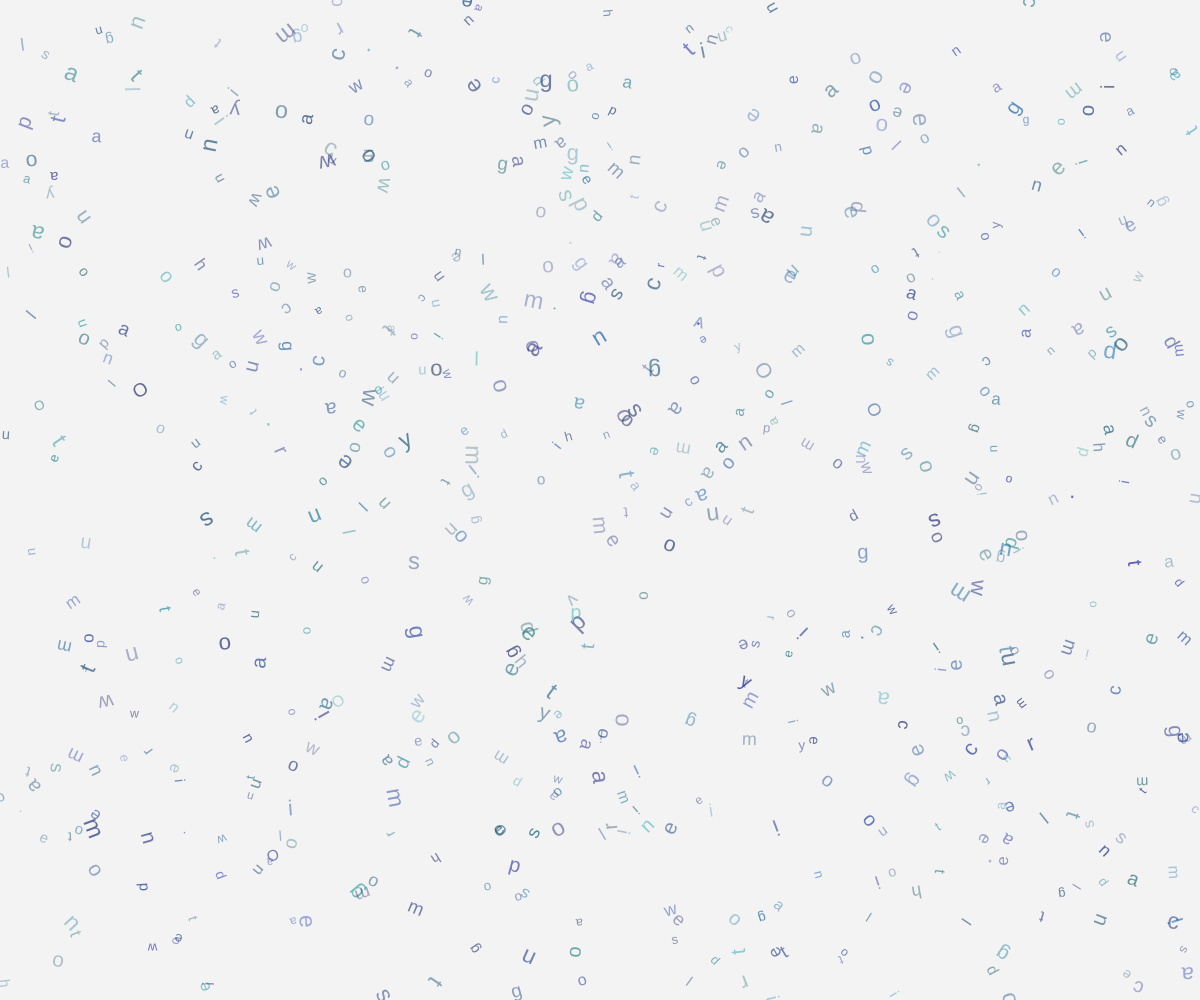
Frame 1 (no input)
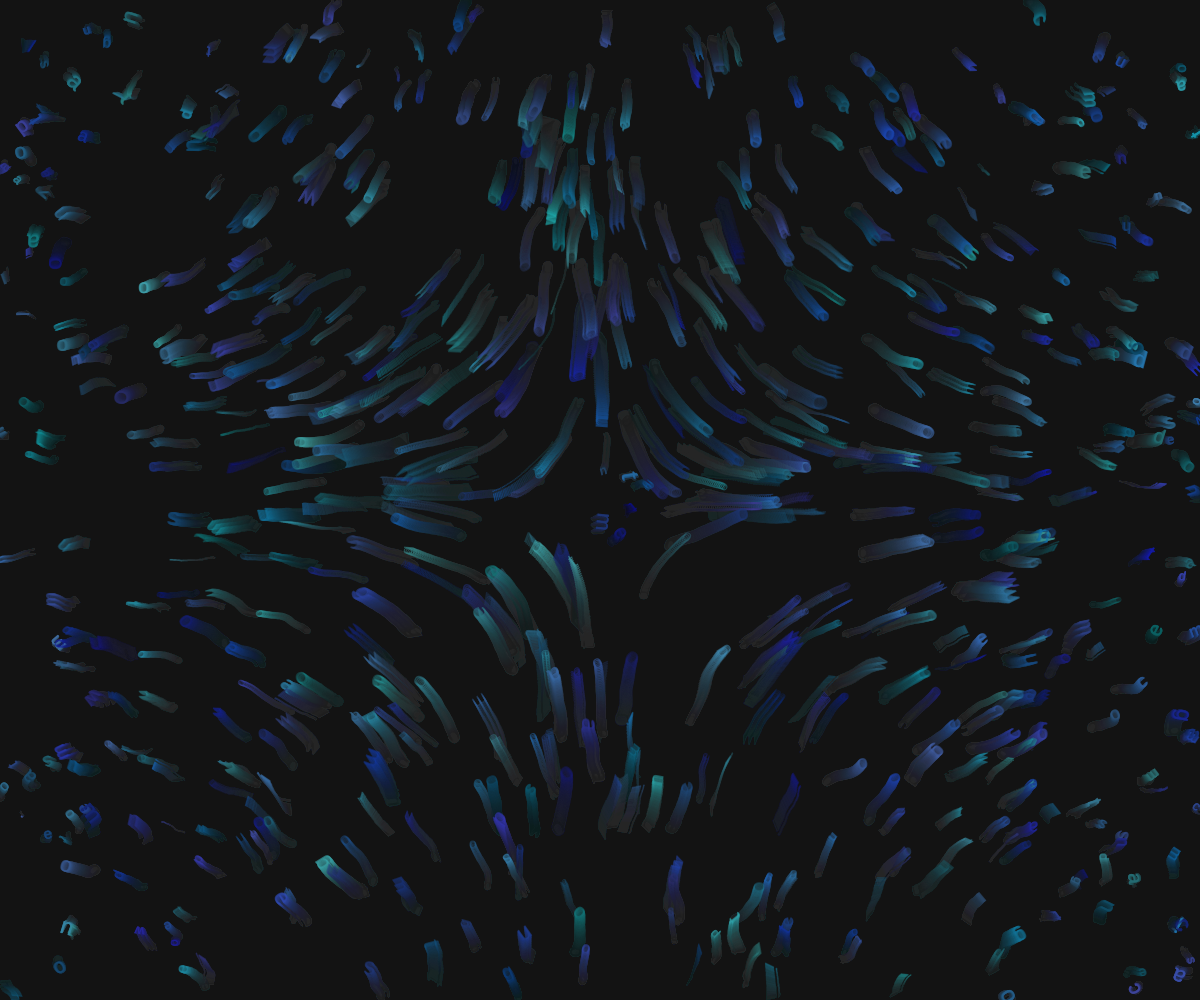
Frame 60 (no input)
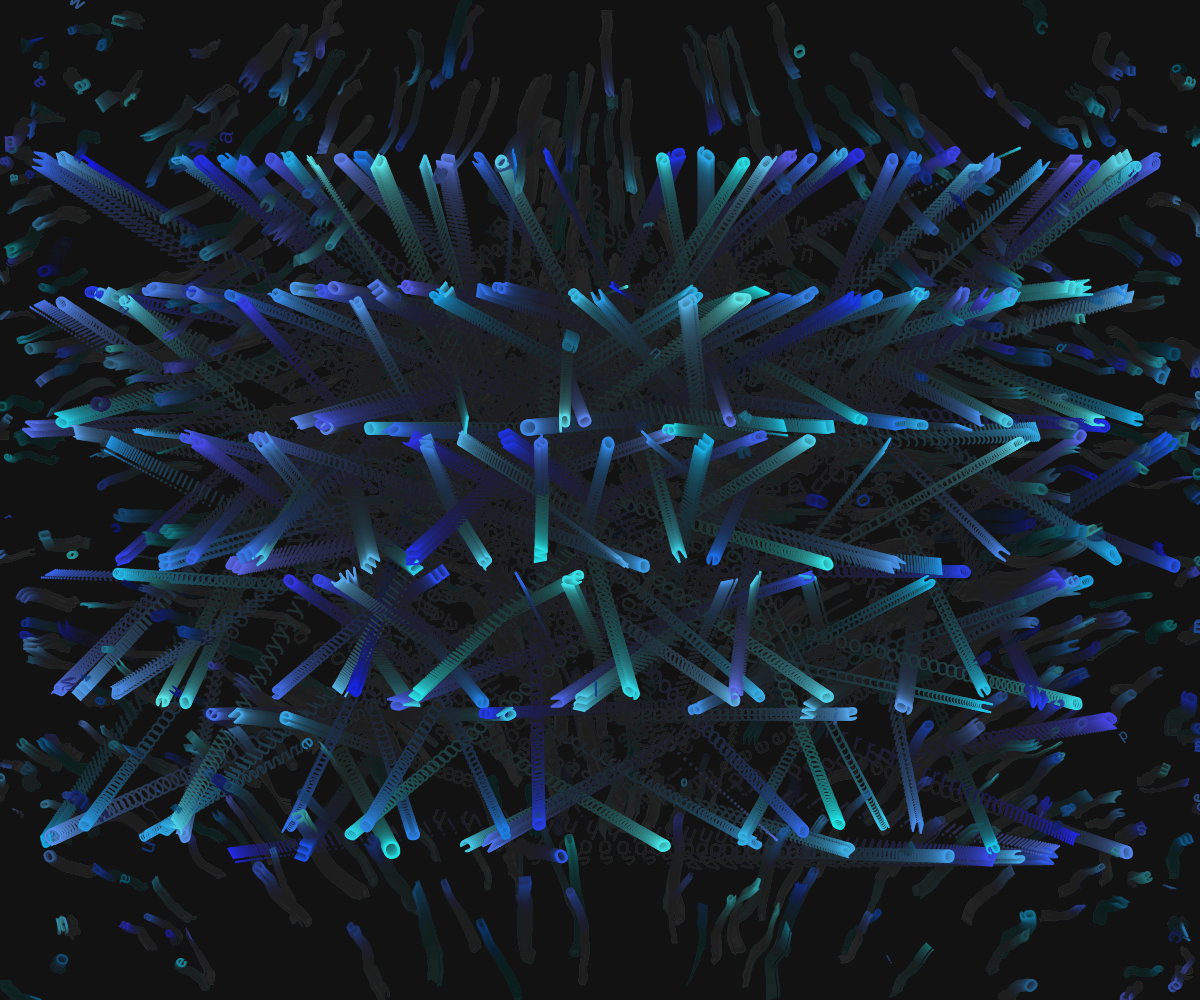
Frame 120 (the mouse pressed at the canvas centre since frame 60)

The p5.js sketch that drew these frames (run headless with seeded random() and noise() and a simulated clock; from frame 60 on, the mouse is pressed at the canvas centre):

// p5.js sketch
// ── sketch.js
let chars = [];
let wakeText = "Once upon a time and a very good time it was there was a moocow coming down along and loa...";
let isCoalescing = false;
let coalesceStartTime = 0;
let coalesceDuration = 1000; // milliseconds

function setup() {
  createCanvas(windowWidth, windowHeight);
  colorMode(HSB, 360, 100, 100, 1);
  
  // Initialize characters with a vortex pattern
  for (let i = 0; i < 800; i++) {
    chars.push({
      x: random(width),
      y: random(height),
      size: random(12, 24),
      char: random(wakeText.split('')),
      hue: random(180, 240),
      saturation: random(60, 90),
      brightness: random(40, 70),
      alpha: random(0.3, 0.7),
      speedX: 0,
      speedY: 0,
      angle: random(TWO_PI),
      spin: random(-0.02, 0.02),
      life: random(100, 300),
      maxLife: 300,
      solid: false,
      vortex: true,
      targetX: 0,
      targetY: 0
    });
  }
}

function draw() {
  background(0, 0, 10, 0.05);
  
  // Update and draw characters
  for (let i = chars.length - 1; i >= 0; i--) {
    let c = chars[i];
    
    if (!c.solid) {
      // Apply vortex motion
      let centerX = width / 2;
      let centerY = height / 2;
      let dx = c.x - centerX;
      let dy = c.y - centerY;
      let distance = sqrt(dx * dx + dy * dy);
      
      // Vortex effect with decreasing influence as distance increases
      if (distance > 50) {
        let angle = atan2(dy, dx);
        let speed = map(distance, 50, width/2, 0.1, 0.02);
        c.speedX += sin(angle + PI/2) * speed;
        c.speedY += cos(angle + PI/2) * speed;
      }
      
      // Apply movement
      c.x += c.speedX;
      c.y += c.speedY;
      
      // Dampen velocity
      c.speedX *= 0.95;
      c.speedY *= 0.95;
      
      // Add some random motion to keep it organic
      c.speedX += random(-0.1, 0.1);
      c.speedY += random(-0.1, 0.1);
      
      // Rotation
      c.angle += c.spin;
      
      // Bounce off edges
      if (c.x < 0 || c.x > width) c.speedX *= -1;
      if (c.y < 0 || c.y > height) c.speedY *= -1;
    } else {
      // Solid state: move towards target position
      c.x += (c.targetX - c.x) * 0.05;
      c.y += (c.targetY - c.y) * 0.05;
      
      // Fade in and grow
      c.size = lerp(c.size, 24, 0.1);
      c.alpha = lerp(c.alpha, 1.0, 0.1);
    }
    
    // Fade out over time
    if (!c.solid) {
      c.life -= 1;
    }
    
    // Reset if life ends or off-screen
    if (c.life <= 0 || c.x < -50 || c.x > width + 50 || c.y < -50 || c.y > height + 50) {
      chars.splice(i, 1);
      chars.push({
        x: random(width),
        y: random(height),
        size: random(12, 24),
        char: random(wakeText.split('')),
        hue: random(180, 240),
        saturation: random(60, 90),
        brightness: random(40, 70),
        alpha: random(0.3, 0.7),
        speedX: 0,
        speedY: 0,
        angle: random(TWO_PI),
        spin: random(-0.02, 0.02),
        life: random(100, 300),
        maxLife: 300,
        solid: false,
        vortex: true,
        targetX: 0,
        targetY: 0
      });
    }
    
    // Draw character
    push();
    translate(c.x, c.y);
    rotate(c.angle);
    fill(c.hue, c.saturation, c.brightness, c.alpha);
    noStroke();
    textSize(c.size);
    textAlign(CENTER, CENTER);
    text(c.char, 0, 0);
    pop();
  }
}

function mousePressed() {
  if (!isCoalescing) {
    isCoalescing = true;
    coalesceStartTime = millis();
    
    // Sort characters by distance to center
    chars.sort((a, b) => {
      let distA = dist(a.x, a.y, width/2, height/2);
      let distB = dist(b.x, b.y, width/2, height/2);
      return distA - distB;
    });
    
    // Arrange first 300 characters in lines
    let lineCount = 6;
    let charsPerLine = 50;
    let lineHeight = height / (lineCount + 1);
    
    for (let i = 0; i < 300 && i < chars.length; i++) {
      let c = chars[i];
      let lineIndex = Math.floor(i / charsPerLine);
      let charIndex = i % charsPerLine;
      
      if (lineIndex < lineCount) {
        c.solid = true;
        c.targetX = (width / charsPerLine) * charIndex + width / (charsPerLine * 2);
        c.targetY = lineHeight * (lineIndex + 1);
        
        // Increase size and brightness for legibility
        c.size = 24;
        c.alpha = 1.0;
        c.brightness = 90;
      }
    }
  }
}

function windowResized() {
  resizeCanvas(windowWidth, windowHeight);
}
